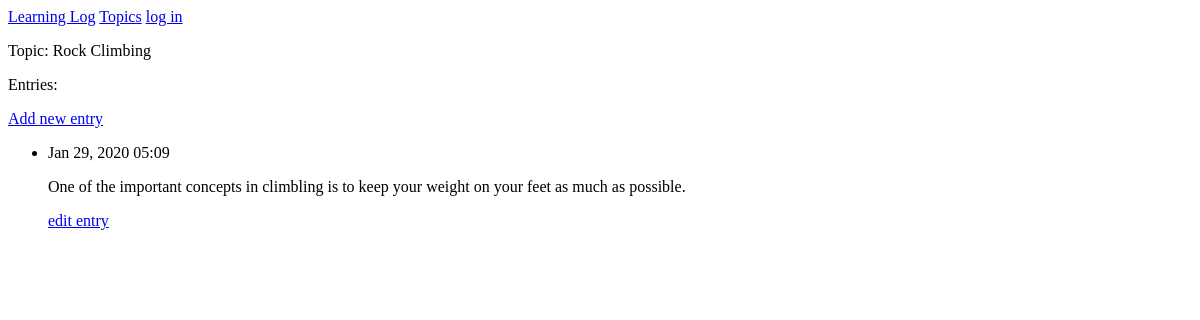
Before: /topics/3/ with the older database file.
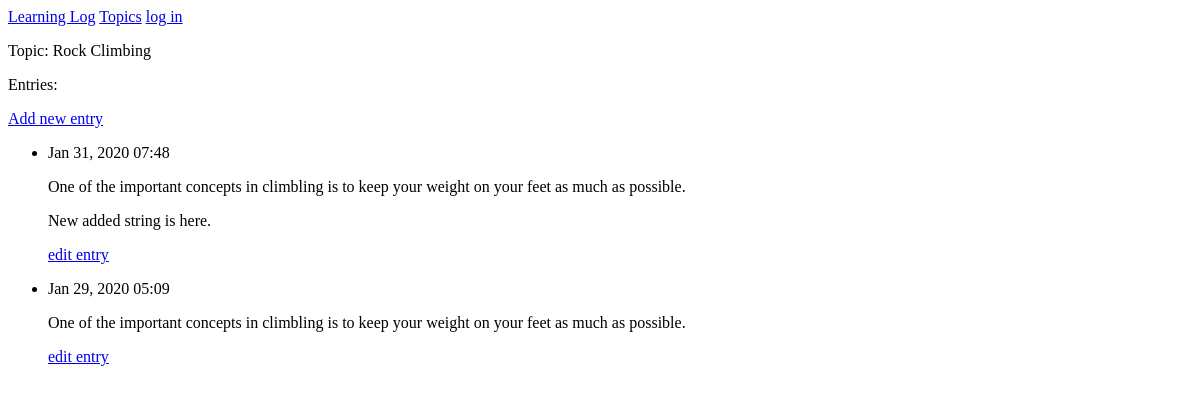
After: the same page with the newer database file.
### learning_logs/models.py (models this page shows, shortened)
class Topic(models.Model):
    text = models.CharField(max_length=200)
    date_added = models.DateTimeField(auto_now_add=True)
    def __str__(self):
        return self.text

class Entry(models.Model):
    topic = models.ForeignKey(Topic, on_delete=models.CASCADE)
    text = models.TextField()
    date_added = models.DateTimeField(auto_now_add=True)
    class Meta:
        verbose_name_plural = 'entries'

### learning_logs/views.py (the view)
# urls.py: url(r'^topics/(?P<topic_id>\d+)/$', views.topic, name='topic'),
def topic(request, topic_id):
    topic = Topic.objects.get(id=topic_id)
    entries = topic.entry_set.order_by('-date_added')
    context = {'topic': topic, 'entries': entries}
    return render(request, 'learning_logs/topic.html', context)

### templates/learning_logs/topic.html
{% extends "learning_logs/base.html" %}
{% block content %}
    <p>Topic: {{topic}}</p>
    <p>Entries: </p>
    <p>
        <a href="{% url 'learning_logs:new_entry' topic.id %}">Add new entry</a>
    </p>
    <ul>
        {% for entry in entries %}
            <li>
                <p>{{ entry.date_added | date:'M d, Y H:i' }}</p>
                <p>{{ entry.text | linebreaks }}</p>
                <p>
                    <a href="{% url 'learning_logs:edit_entry' entry.id %}">edit entry</a>
                </p>
            </li>
        {% empty %}
            <li>There is no entry for this topic yet</li>
        {% endfor %}
    </ul>
{% endblock content %}

### templates/learning_logs/base.html
<p>
    <a href="{% url 'learning_logs:index' %}">Learning Log</a>
    <a href="{% url 'learning_logs:topics' %}">Topics</a>
    {% if user.is_authenticated %}
        Hello, {{ user.name }}
        <a href="{% url 'users:logout' %}">log out</a>
    {% else %}
        <a href="{% url 'users:login' %}">log in</a>
    {% endif %}
</p>
{% block content %}
{% endblock content %}

Changed rows visible on the page:
added Entry: date_added "Jan 31, 2020 07:48", text "One of the important concepts in climbling is to keep your weight on your feet as much as possible. New added string is here."
